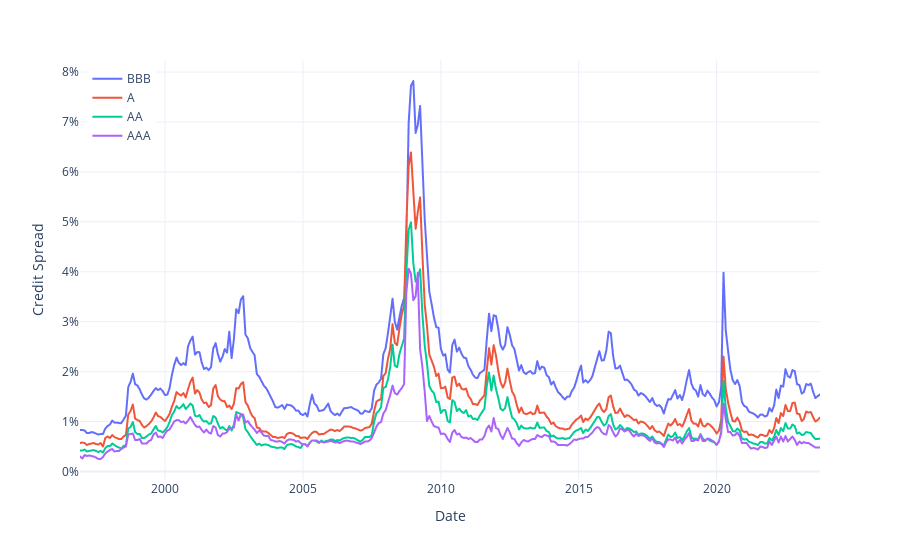

Source (notebook cell):
### Markdown cell above
# FIGURE

### Code cell
import plotly.express as px
fig = px.line(
    d1,
    x="month",
    y="yield",
    color="Rating",
    custom_data=["Rating"],
    hover_data=["yield_percent"],
)
fig.update_layout(
    yaxis_tickformat=".0%",
    xaxis_title="Date",
    yaxis_title="Credit Spread",
    hovermode="x unified",
    template="plotly_white",
    legend=dict(
        yanchor="top", 
        y=0.99, 
        xanchor="left", 
        x=0.01, 
        title="")
)
string = "%{customdata[0]}<br>%{customdata[1]}%<extra></extra>"
fig.update_traces(hovertemplate=string)
fig.show()

### Figure 1 — Plotly figure (JSON) as saved in the notebook; plotly's stock layout.template omitted (floating-point values rounded to 4 significant figures; data arrays with more than 128 entries replaced by an {"elided": "..."} marker saying what was removed)
{"data": [{"customdata": {"elided": "323x2 mixed values"}, "hovertemplate": "%{customdata[0]}<br>%{customdata[1]}%<extra></extra>", "legendgroup": "BBB", "line": {"color": "#636efa", "dash": "solid"}, "marker": {"symbol": "circle"}, "mode": "lines", "name": "BBB", "showlegend": true, "type": "scattergl", "x": {"elided": "323 str values"}, "xaxis": "x", "y": {"elided": "323 float values"}, "yaxis": "y"}, {"customdata": {"elided": "323x2 mixed values"}, "hovertemplate": "%{customdata[0]}<br>%{customdata[1]}%<extra></extra>", "legendgroup": "A", "line": {"color": "#EF553B", "dash": "solid"}, "marker": {"symbol": "circle"}, "mode": "lines", "name": "A", "showlegend": true, "type": "scattergl", "x": {"elided": "323 str values"}, "xaxis": "x", "y": {"elided": "323 float values"}, "yaxis": "y"}, {"customdata": {"elided": "323x2 mixed values"}, "hovertemplate": "%{customdata[0]}<br>%{customdata[1]}%<extra></extra>", "legendgroup": "AA", "line": {"color": "#00cc96", "dash": "solid"}, "marker": {"symbol": "circle"}, "mode": "lines", "name": "AA", "showlegend": true, "type": "scattergl", "x": {"elided": "323 str values"}, "xaxis": "x", "y": {"elided": "323 float values"}, "yaxis": "y"}, {"customdata": {"elided": "323x2 mixed values"}, "hovertemplate": "%{customdata[0]}<br>%{customdata[1]}%<extra></extra>", "legendgroup": "AAA", "line": {"color": "#ab63fa", "dash": "solid"}, "marker": {"symbol": "circle"}, "mode": "lines", "name": "AAA", "showlegend": true, "type": "scattergl", "x": {"elided": "323 str values"}, "xaxis": "x", "y": {"elided": "323 float values"}, "yaxis": "y"}], "layout": {"hovermode": "x unified", "legend": {"title": {"text": ""}, "tracegroupgap": 0, "x": 0.01, "xanchor": "left", "y": 0.99, "yanchor": "top"}, "margin": {"t": 60}, "xaxis": {"anchor": "y", "domain": [0, 1], "title": {"text": "Date"}}, "yaxis": {"anchor": "x", "domain": [0, 1], "tickformat": ".0%", "title": {"text": "Credit Spread"}}}}
